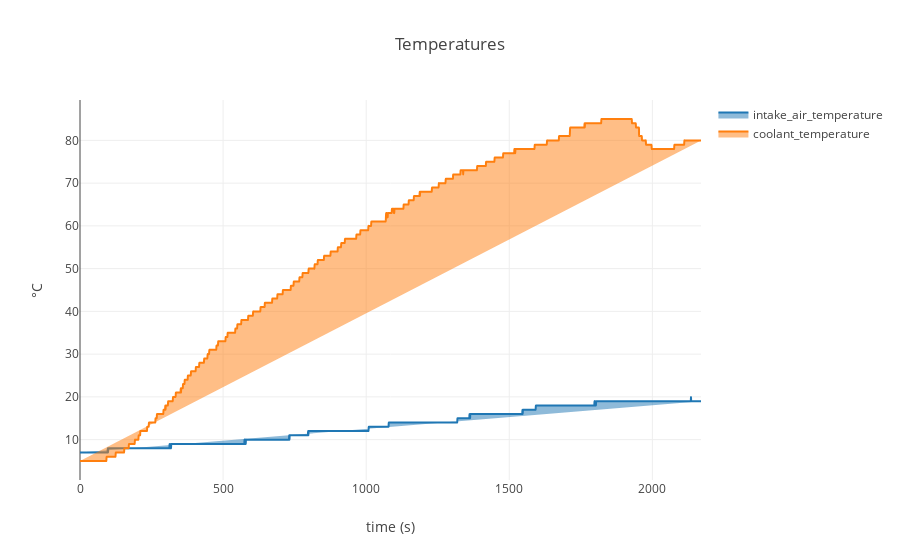

Notebook code for this chart:
### Code cell
lr.display_graph(['intake_air_temperature','coolant_temperature'], 'Temperatures', '°C')

### Figure 1 — Plotly figure (JSON) as saved in the notebook; plotly's stock layout.template omitted (floating-point values rounded to 4 significant figures; data arrays with more than 128 entries replaced by an {"elided": "..."} marker saying what was removed)
{"data": [{"connectgaps": true, "fill": "toself", "line": {"shape": "spline", "smoothing": 0.8}, "name": "intake_air_temperature", "type": "scatter", "uid": "e042d619-fbaf-45f8-a521-0f89896b26ed", "x": {"elided": "2171 int values"}, "y": {"elided": "2171 int values"}}, {"connectgaps": true, "fill": "toself", "line": {"shape": "spline", "smoothing": 0.8}, "name": "coolant_temperature", "type": "scatter", "uid": "c6b298cf-067c-42e5-8eba-37e7b18135f2", "x": {"elided": "2171 int values"}, "y": {"elided": "2171 int values"}}], "layout": {"autosize": true, "title": {"text": "Temperatures"}, "xaxis": {"autorange": true, "range": [0, 2170], "title": {"text": "time (s)"}, "type": "linear"}, "yaxis": {"autorange": true, "range": [0.5556, 89.44], "title": {"text": "°C"}, "type": "linear", "zeroline": false}}}
